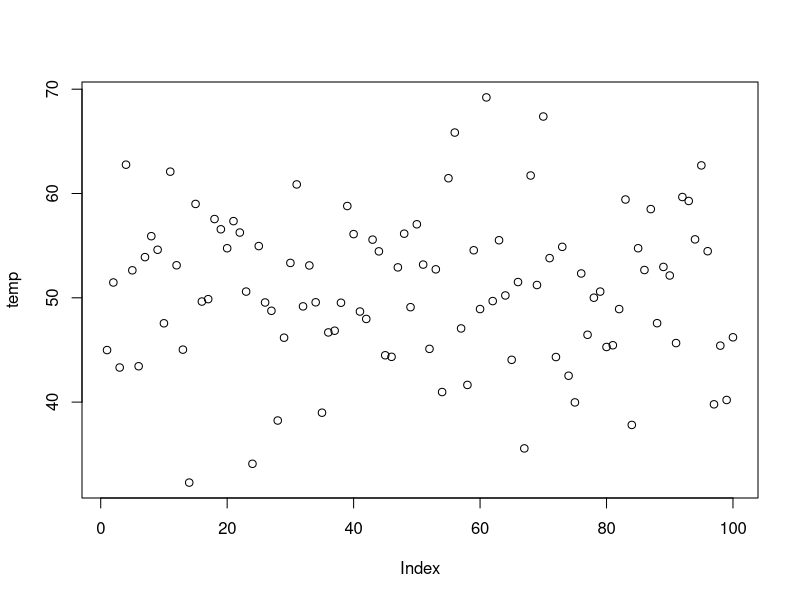
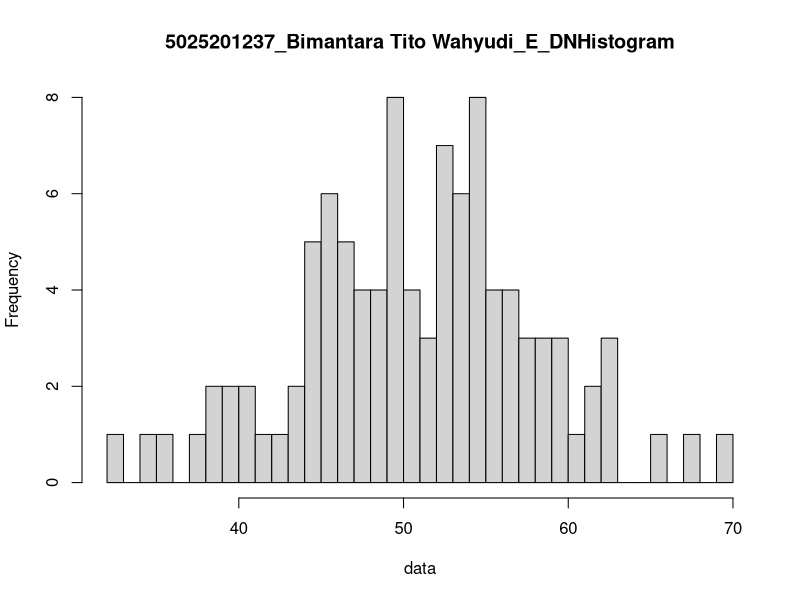

Write the R code that produced these figures, in order.
n = 100
mean = 50
sd = 8

# 6.a
set.seed(1)
temp <- rnorm(n, mean, sd)
temp
summary(temp)

x1 = runif(1, min = min(temp), max = mean)
x2 = runif(1, min = mean, max = max(temp))
x1
x2

prob1 <- pnorm(x1, mean, sd)
prob2 <- pnorm(x2, mean, sd)
prob1
prob2

prob <- prob2 - prob1
plot(temp)

# 6.b
data = temp
hist(data, breaks = 50, main = "5025201237_Bimantara Tito Wahyudi_E_DNHistogram")

# 6.c
(sd(data)) ^ 2